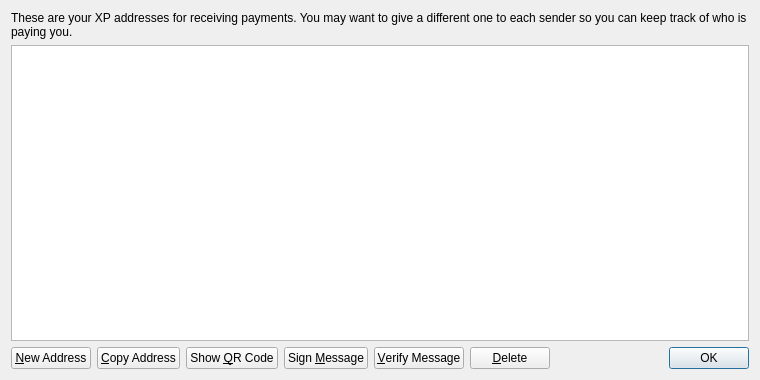
<?xml version="1.0" encoding="UTF-8"?>
<ui version="4.0">
 <class>AddressBookPage</class>
 <widget class="QWidget" name="AddressBookPage">
  <property name="geometry">
   <rect>
    <x>0</x>
    <y>0</y>
    <width>760</width>
    <height>380</height>
   </rect>
  </property>
  <property name="windowTitle">
   <string>Address Book</string>
  </property>
  <layout class="QVBoxLayout" name="verticalLayout">
   <item>
    <widget class="QLabel" name="labelExplanation">
     <property name="text">
      <string>These are your XP addresses for receiving payments. You may want to give a different one to each sender so you can keep track of who is paying you.</string>
     </property>
     <property name="textFormat">
      <enum>Qt::PlainText</enum>
     </property>
     <property name="wordWrap">
      <bool>true</bool>
     </property>
    </widget>
   </item>
   <item>
    <widget class="QTableView" name="tableView">
     <property name="contextMenuPolicy">
      <enum>Qt::CustomContextMenu</enum>
     </property>
     <property name="toolTip">
      <string>Double-click to edit address or label</string>
     </property>
     <property name="tabKeyNavigation">
      <bool>false</bool>
     </property>
     <property name="alternatingRowColors">
      <bool>true</bool>
     </property>
     <property name="selectionMode">
      <enum>QAbstractItemView::SingleSelection</enum>
     </property>
     <property name="selectionBehavior">
      <enum>QAbstractItemView::SelectRows</enum>
     </property>
     <property name="sortingEnabled">
      <bool>true</bool>
     </property>
     <attribute name="verticalHeaderVisible">
      <bool>false</bool>
     </attribute>
    </widget>
   </item>
   <item>
    <layout class="QHBoxLayout" name="horizontalLayout">
     <item>
      <widget class="QPushButton" name="newAddressButton">
       <property name="toolTip">
        <string>Create a new address</string>
       </property>
       <property name="text">
        <string>&amp;New Address</string>
       </property>
       <property name="icon">
        <iconset resource="../bitcoin.qrc">
         <normaloff>:/icons/add</normaloff>:/icons/add</iconset>
       </property>
      </widget>
     </item>
     <item>
      <widget class="QPushButton" name="copyToClipboard">
       <property name="toolTip">
        <string>Copy the currently selected address to the system clipboard</string>
       </property>
       <property name="text">
        <string>&amp;Copy Address</string>
       </property>
       <property name="icon">
        <iconset resource="../bitcoin.qrc">
         <normaloff>:/icons/editcopy</normaloff>:/icons/editcopy</iconset>
       </property>
      </widget>
     </item>
     <item>
      <widget class="QPushButton" name="showQRCode">
       <property name="text">
        <string>Show &amp;QR Code</string>
       </property>
       <property name="icon">
        <iconset resource="../bitcoin.qrc">
         <normaloff>:/icons/qrcode</normaloff>:/icons/qrcode</iconset>
       </property>
      </widget>
     </item>
     <item>
      <widget class="QPushButton" name="signMessage">
       <property name="toolTip">
        <string>Sign a message to prove you own a XP address</string>
       </property>
       <property name="text">
        <string>Sign &amp;Message</string>
       </property>
       <property name="icon">
        <iconset resource="../bitcoin.qrc">
         <normaloff>:/icons/edit</normaloff>:/icons/edit</iconset>
       </property>
      </widget>
     </item>
     <item>
      <widget class="QPushButton" name="verifyMessage">
       <property name="toolTip">
        <string>Verify a message to ensure it was signed with a specified XP address</string>
       </property>
       <property name="text">
        <string>&amp;Verify Message</string>
       </property>
       <property name="icon">
        <iconset resource="../bitcoin.qrc">
         <normaloff>:/icons/transaction_0</normaloff>:/icons/transaction_0</iconset>
       </property>
      </widget>
     </item>
     <item>
      <widget class="QPushButton" name="deleteButton">
       <property name="toolTip">
        <string>Delete the currently selected address from the list</string>
       </property>
       <property name="text">
        <string>&amp;Delete</string>
       </property>
       <property name="icon">
        <iconset resource="../bitcoin.qrc">
         <normaloff>:/icons/remove</normaloff>:/icons/remove</iconset>
       </property>
      </widget>
     </item>
     <item>
      <spacer name="horizontalSpacer">
       <property name="orientation">
        <enum>Qt::Horizontal</enum>
       </property>
       <property name="sizeHint" stdset="0">
        <size>
         <width>40</width>
         <height>20</height>
        </size>
       </property>
      </spacer>
     </item>
     <item>
      <widget class="QDialogButtonBox" name="buttonBox">
       <property name="sizePolicy">
        <sizepolicy hsizetype="Maximum" vsizetype="Fixed">
         <horstretch>0</horstretch>
         <verstretch>0</verstretch>
        </sizepolicy>
       </property>
       <property name="standardButtons">
        <set>QDialogButtonBox::Ok</set>
       </property>
      </widget>
     </item>
    </layout>
   </item>
  </layout>
 </widget>
 <resources>
  <include location="../bitcoin.qrc"/>
 </resources>
 <connections/>
</ui>
